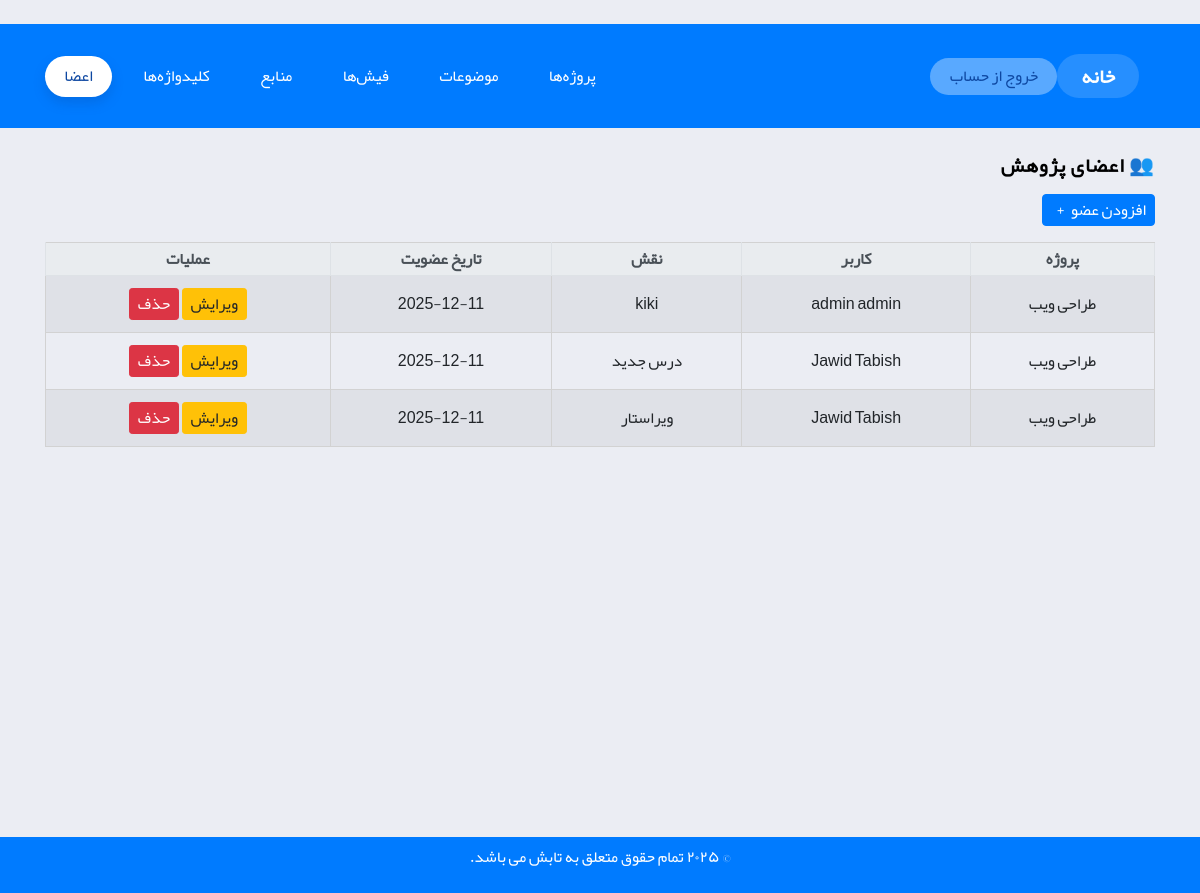
Page /members/ (signed in) on the committed database.
### research/models.py (models this page shows, shortened)
class ResearchMember(models.Model):
    project = models.ForeignKey(ResearchProject, on_delete=models.CASCADE, related_name="members", verbose_name="پروژه")
    user = models.ForeignKey(settings.AUTH_USER_MODEL, on_delete=models.CASCADE, verbose_name="کاربر")
    role = models.CharField(max_length=50, verbose_name="نقش (مثلاً پژوهشگر، ویراستار،...)")
    joined_at = models.DateTimeField(auto_now_add=True, verbose_name="تاریخ عضویت")
    class Meta:
        verbose_name = "عضو پژوهشی"
        verbose_name_plural = "اعضای پژوهشی"

class ResearchProject(models.Model):
    user = models.ForeignKey(settings.AUTH_USER_MODEL, on_delete=models.CASCADE, null=True, blank=True, related_name="projects", verbose_name="مدیر پروژه")
    title = models.CharField(max_length=200, verbose_name="عنوان پروژه")
    description = models.TextField(blank=True, verbose_name="توضیحات پروژه")
    created_at = models.DateTimeField(auto_now_add=True, verbose_name="تاریخ ایجاد")
    class Meta:
        verbose_name = "پروژه تحقیقاتی"
        verbose_name_plural = "پروژه‌های تحقیقاتی"

### accounts/models.py (models this page shows, shortened)
class User(AbstractBaseUser):
    first_name = models.CharField(max_length=50)
    last_name = models.CharField(max_length=50)
    username = models.CharField(max_length=50, unique=True)
    email = models.EmailField(max_length=100, unique=True)
    phone_number = models.CharField(max_length=12, blank=True)
    date_joined = models.DateTimeField(auto_now_add=True)
    last_login = models.DateTimeField(auto_now_add=True)
    created_date = models.DateTimeField(auto_now_add=True)
    modified_date = models.DateTimeField(auto_now=True)
    is_admin = models.BooleanField(default=False)
    is_staff = models.BooleanField(default=False)
    is_active = models.BooleanField(default=False)
    is_superadmin = models.BooleanField(default=False)
    USERNAME_FIELD = 'email'
    REQUIRED_FIELDS = ['username', 'first_name', 'last_name']
    objects = UserManager()

### research/views.py (the view)
# urls.py: path("members/", views.member_list, name="member_list"),
@login_required
def member_list(request):
    members = (
        ResearchMember.objects.filter(project__user=request.user)
        .select_related("project", "user")
        .order_by("-joined_at")
    )
    return render(request, "research/member_list.html", {"members": members})

### templates/research/member_list.html (shortened to what this page needs)
﻿{% extends 'base.html' %}
{% block content %}
<div class="container py-4">
  <h3 class="mb-3 text-right">👥 اعضای پژوهش</h3>
  <div class="text-right">
    <a href="{% url 'member_create' %}" class="btn btn-primary mb-3"> افزودن عضو<i class="fa-solid fa-plus"></i></a>
  </div>
  {% if members %}
    <div class="table-responsive">
      <table class="table table-striped text-right">
        <thead class="thead-light">
          <tr>
            <th>پروژه</th>
            <th>کاربر</th>
            <th>نقش</th>
            <th>تاریخ عضویت</th>
            <th class="text-center">عملیات</th>
          </tr>
        </thead>
        <tbody>
          {% for member in members %}
            <tr>
              <td>{{ member.project.title }}</td>
              <td>
                {% if member.user.first_name or member.user.last_name %}
                  {{ member.user.first_name }} {{ member.user.last_name }}
                {% else %}
                  {{ member.user.email }}
                {% endif %}
              </td>
              <td>{{ member.role }}</td>
              <td>{{ member.joined_at|date:"Y-m-d" }}</td>
              <td class="text-center">
                <a href="{% url 'member_update' member.id %}" class="btn btn-sm btn-warning">ویرایش</a>
                <a href="{% url 'member_delete' member.id %}" class="btn btn-sm btn-danger">حذف</a>
              </td>
            </tr>
          {% endfor %}
        </tbody>
      </table>
    </div>
  {% else %}
    <div class="alert alert-info text-right">هیچ عضوی ثبت نشده است.</div>
  {% endif %}
</div>
{% endblock %}

### templates/base.html (shortened to what this page needs)
{%  load static %}
<!DOCTYPE html>
<html lang="fa" dir="rtl">
<head>
	{% block extra_css %}
	<link href="{% static 'css/iconmoon.css' %}" rel="stylesheet">
	<link href="{% static 'css/style.css' %}" rel="stylesheet">
	<link href="{% static 'css/cs-foodbakery-plugin.css' %}" rel="stylesheet">
	<link rel="stylesheet" href="https://stackpath.bootstrapcdn.com/bootstrap/4.3.1/css/bootstrap.min.css">
	<link href="{% static 'css/custom.css' %}?v=202501" rel="stylesheet">
	<link href="{% static 'css/custom_fonts.css' %}?v=202501" rel="stylesheet">
	<link href="{% static 'css/errors.css' %}" rel="stylesheet">
	<link rel="stylesheet" href="https://cdnjs.cloudflare.com/ajax/libs/font-awesome/7.0.0/css/all.min.css">
	{% endblock %}
</head>
<body>
    {% include 'includes/navbar.html'%}
    {% block content %}{% endblock %}
     {% include 'includes/footer.html'%}

### templates/includes/navbar.html (shortened to what this page needs)
﻿{% load static %}
{% with match=request.resolver_match %}
{% with current=match.url_name|default:'' %}
<nav class="navbar navbar-expand-lg navbar-dark bg-primary text-right nev_1">
  <div class="container">
    <a class="navbar-brand nav-home-pill {% if current == 'home' %}active{% endif %}" href="{% url 'home' %}">خانه</a>
    <div class="collapse navbar-collapse" id="mainNavbar">
      <div class="nav-collapse-inner">
        <ul class="navbar-nav align-items-center text-right">
          {% if user.is_authenticated %}
          <li class="nav-item"><a class="nav-link nav-pill {% if current == 'project_list' %}active{% endif %}" href="{% url 'project_list' %}">پروژه‌ها</a></li>
          <li class="nav-item"><a class="nav-link nav-pill {% if current == 'topic_list' %}active{% endif %}" href="{% url 'topic_list' %}">موضوعات</a></li>
          <li class="nav-item"><a class="nav-link nav-pill {% if current == 'note_list' %}active{% endif %}" href="{% url 'note_list' %}">فیش‌ها</a></li>
          <li class="nav-item"><a class="nav-link nav-pill {% if current == 'source_list' %}active{% endif %}" href="{% url 'source_list' %}">منابع</a></li>
          <li class="nav-item"><a class="nav-link nav-pill {% if current == 'keyword_list' %}active{% endif %}" href="{% url 'keyword_list' %}">کلیدواژه‌ها</a></li>
          <li class="nav-item"><a class="nav-link nav-pill {% if current == 'member_list' %}active{% endif %}" href="{% url 'member_list' %}">اعضا</a></li>
          {% else %}
          <li class="nav-item"><a class="nav-link nav-pill {% if current == 'registerUser' %}active{% endif %}" href="{% url 'registerUser' %}">ثبت‌نام</a></li>
          <li class="nav-item"><a class="nav-link nav-pill {% if current == 'login' %}active{% endif %}" href="{% url 'login' %}">ورود</a></li>
          {% endif %}
        </ul>
        {% if user.is_authenticated %}
          <a class="nav-link nav-pill logout-pill nav-logout-link d-none d-lg-inline-block" href="{% url 'logout' %}">خروج از حساب</a>
        {% endif %}
      </div>
    </div>
  </div>
</nav>
{% endwith %}
{% endwith %}

### templates/includes/footer.html (shortened to what this page needs)
{% load static%}
		<footer id="footer" class="navbar navbar-expand-lg footer bg-primary justify-content-center text-white
">
									<p>© ۲۰۲۵ تمام حقوق متعلق به تابش می باشد.
									</p>
		</footer>
</body>
</html>

### ResearchProject/static/css/custom.css (style rules this page uses)
.btn { padding: 3px 8px !important; font-size: 16px; cursor: pointer; }
.footer { text-align: center; }
.nev_1 { padding-top: 30px; padding-bottom: 30px; }
.footer { margin-top: 350px !important; }
.navbar-nav, .navbar-nav li { list-style: none !important; list-style-type: none !important; margin: 0; padding: 0; }
.navbar-nav { display: flex; flex-direction: row; justify-content: flex-end; gap: 0.75rem; }
.navbar-nav .nav-item { margin: 0; }
.navbar-nav .nav-link.nav-pill { color: #ffffff; border-radius: 999px; padding: 0.4rem 1.2rem; transition: all 0.2s ease-in-out; }
.navbar-nav .nav-link.nav-pill.active { background-color: #ffffff; color: #0d47a1 !important; box-shadow: 0 6px 12px rgba(13, 71, 161, 0.25); }
.navbar-brand.nav-home-pill { background-color: #ffffff; color: #0d47a1 !important; border-radius: 999px; padding: 0.45rem 1.5rem; font-weight: 600; margin-right: 1rem; box-shadow: 0 6px 12px rgba(13, 71, 161, 0.25); }
.navbar-brand.nav-home-pill:not(.active) { background-color: rgba(255, 255, 255, 0.15); color: #ffffff !important; box-shadow: none; }
.nav-collapse-inner { width: 100%; display: flex; align-items: center; justify-content: space-between; flex-direction: row-reverse; gap: 1rem; }
.nav-logout-link { display: flex; align-items: center; }
.logout-pill { background-color: rgba(255, 255, 255, 0.35); color: #0d47a1 !important; border-radius: 999px; padding: 0.4rem 1.2rem; font-weight: 500; }
.navbar-nav li::before, .navbar-nav li::marker { content: none !important; }

### templates/base.html (style rules this page uses)
:root { font-family: "Yekan", sans-serif; }
body, body *:not(i) { font-family: "Yekan", sans-serif !important; }

### rows in the picture
ResearchMember: project "طراحی ویب", user.first_name "admin", user.last_name "admin", role "kiki", joined_at "2025-12-11"
ResearchMember: project "طراحی ویب", user.first_name "Jawid", user.last_name "Tabish", role "درس جدید", joined_at "2025-12-11"
ResearchMember: project "طراحی ویب", user.first_name "Jawid", user.last_name "Tabish", role "ویراستار", joined_at "2025-12-11"
